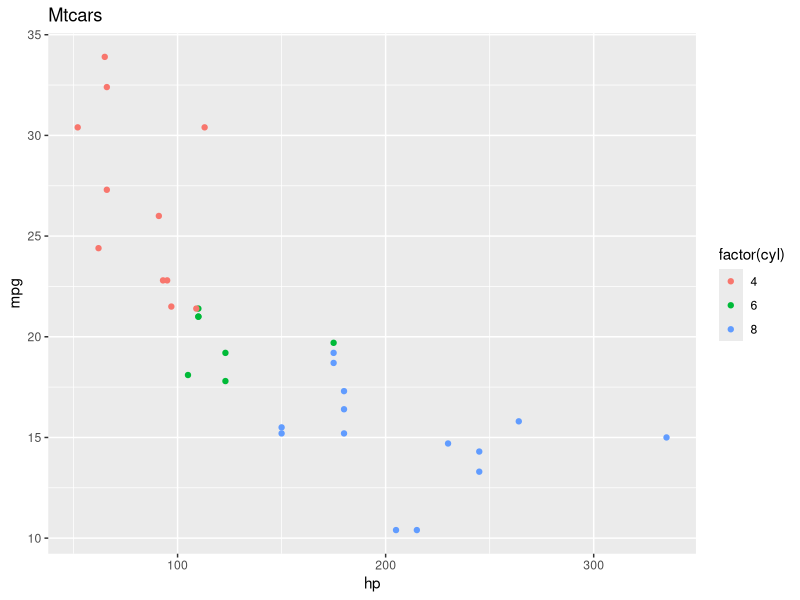

Source code (R):
## ---- chunk 1
library(ggplot2)
## ---- chunk 2
a <- 1:2
paste(a, "fish", sep ="_")
## ---- chunk 3
data(mtcars)
p <- ggplot(mtcars, aes(hp,mpg, group = factor(cyl), color = factor(cyl)))
p <- p + geom_point()
p <- p + ggtitle("Mtcars")
p
